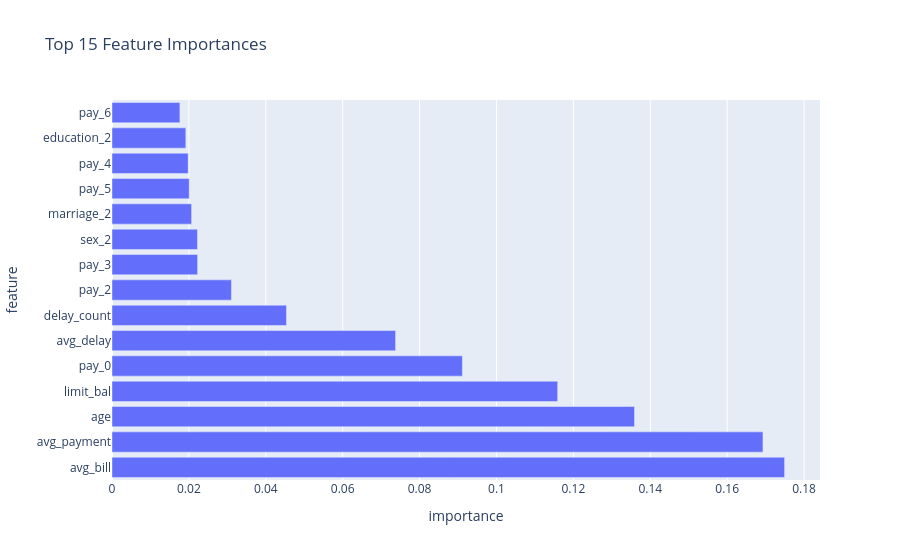

The code cell stored with this chart in its notebook:
### Markdown cell above
### Feature Importance (Random Forest)

This plot shows which features contribute most to model predictions.

It helps interpret which factors influence default risk.

### Code cell
import plotly.express as px
import pandas as pd

# Get feature importance
importances = rf_model.feature_importances_

feature_names = X.columns

feat_df = pd.DataFrame({
    "feature": feature_names,
    "importance": importances
}).sort_values(by="importance", ascending=False)

# Plot
fig = px.bar(
    feat_df.head(15),
    x="importance",
    y="feature",
    orientation="h",
    title="Top 15 Feature Importances"
)

fig.show()

### Figure 1 — Plotly figure (JSON) as saved in the notebook; plotly's stock layout.template omitted (floating-point values rounded to 4 significant figures)
{"data": [{"hovertemplate": "importance=%{x}<br>feature=%{y}<extra></extra>", "legendgroup": "", "marker": {"color": "#636efa", "pattern": {"shape": ""}}, "name": "", "orientation": "h", "showlegend": false, "textposition": "auto", "type": "bar", "x": [0.1749, 0.1693, 0.1359, 0.1159, 0.09114, 0.07376, 0.04538, 0.03107, 0.02227, 0.02223, 0.02071, 0.02008, 0.01982, 0.01919, 0.01766], "xaxis": "x", "y": ["avg_bill", "avg_payment", "age", "limit_bal", "pay_0", "avg_delay", "delay_count", "pay_2", "pay_3", "sex_2", "marriage_2", "pay_5", "pay_4", "education_2", "pay_6"], "yaxis": "y"}], "layout": {"autosize": true, "barmode": "relative", "legend": {"tracegroupgap": 0}, "title": {"text": "Top 15 Feature Importances"}, "xaxis": {"anchor": "y", "autorange": true, "domain": [0, 1], "range": [0, 0.1841], "title": {"text": "importance"}, "type": "linear"}, "yaxis": {"anchor": "x", "autorange": true, "domain": [0, 1], "range": [-0.5, 14.5], "title": {"text": "feature"}, "type": "category"}}}
